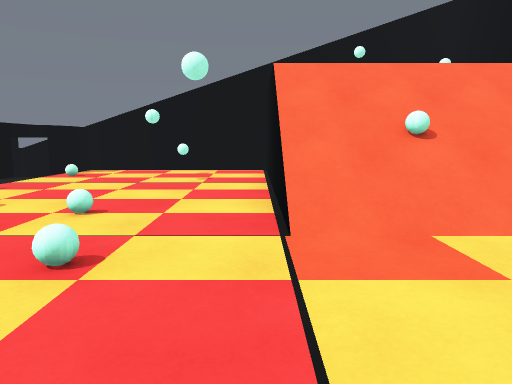
View 1 (above)

13 first-person views from a walk through a 3-D level made in the Unity game engine. The camera is 1.3 m above the floor, tilts 8° down and sees 70° across. The floor is counted in squares, 1 m on a side. Each view is taken from the middle of a square. On the plan, view 1 faces up. The plan holds only what a view shows up to about 15 squares ahead; the rest is blank. The place goes on beyond the plan. The player is left out. Surface patterns are stand-ins for the level's own textures.

View 2
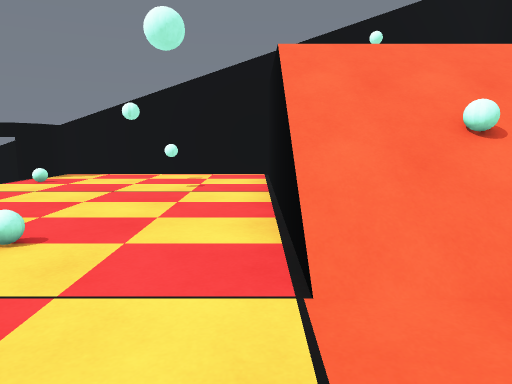

View 3
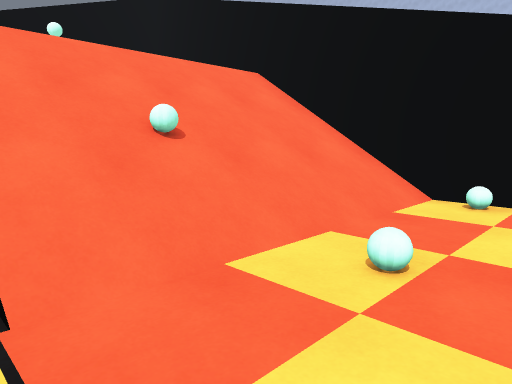

View 4
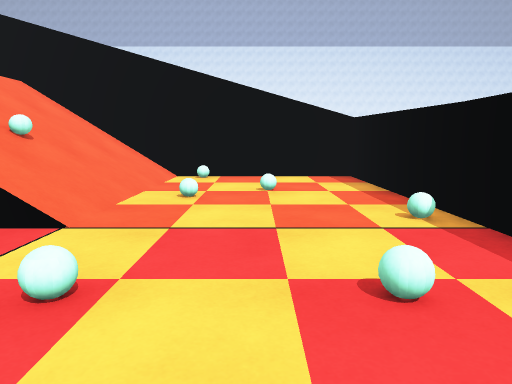

View 5
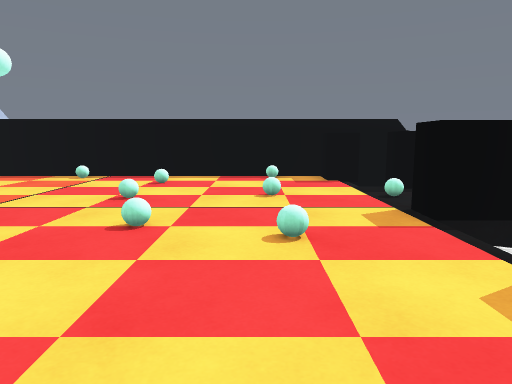

View 6
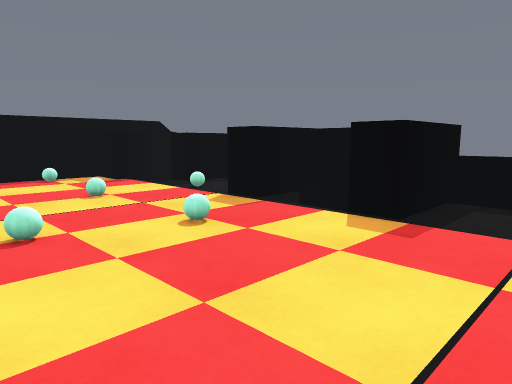

View 7
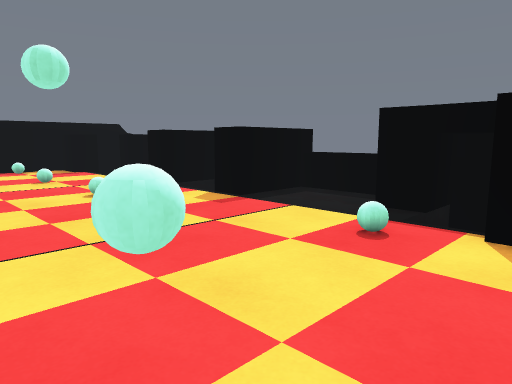

View 8
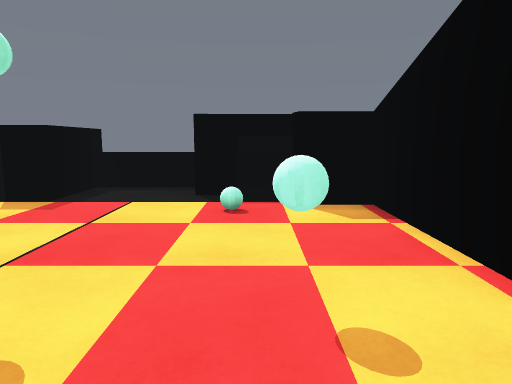

View 9
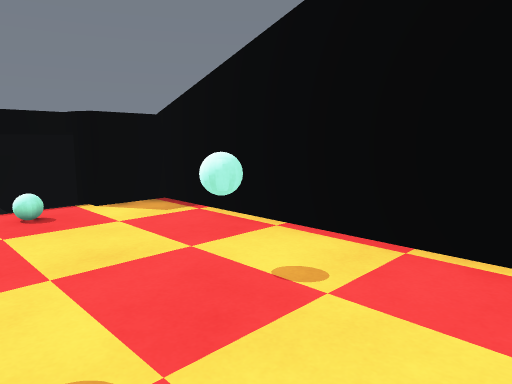

View 10
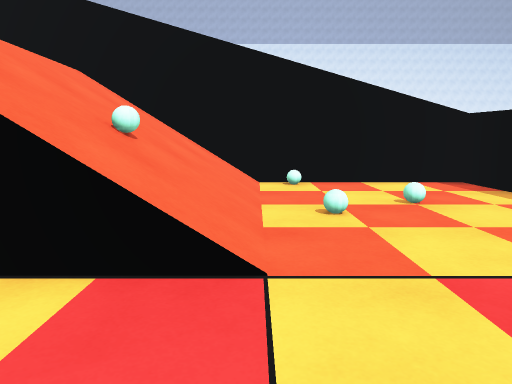

View 11
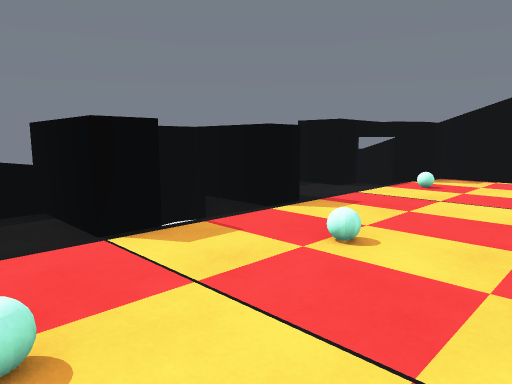

View 12
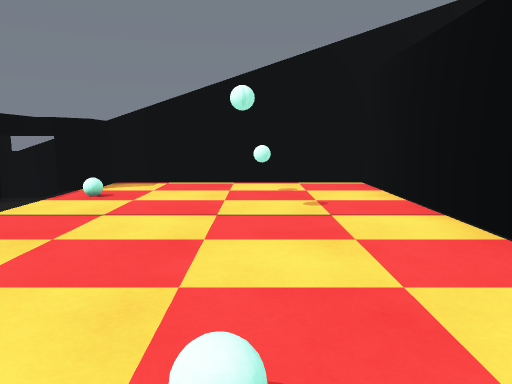

View 13
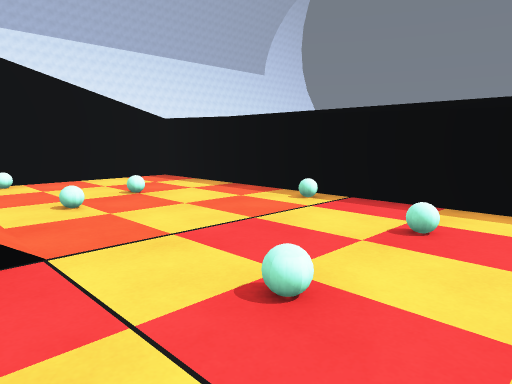

### Floor plan
Key: @ floor where view 1 was taken; # wall or solid block; . floor; / step, stairs or slope; = window, fence, low wall or low ledge; ^ raised ledge; v drop or lower ground; B ball; O other object.
Columns run from 11 left of view 1 to 9 right of it. Each row starts with its distance up from view 1.
 17     ########^#######
 16 ^vv #.......        #
 15 ^v ##.......       O#
 14 ^vvvB...B...        #
 13 ^##.........        #
 12 ^...........        #
 11 ^...........        #
 10 ^...........////////#
  9 ####........////////#
  8 ####........////////#
  7 ##=#..B.....//B/////#
  6 ####....B...////////#
  5 ####........////////#
  4 ^........B....B....B#
  3  ..B..B.............#
  2 ###.............B...#
  1   #=.....B..........#
  0   =##......@........#
 -1   ###B......B.......#
 -2  ####################

Where each view was taken, in squares from view 1:
view 1: 0 up, 0 right, facing up
view 2: 2 up, 0 right, facing up
view 3: 2 up, 0 right, facing up-right
view 4: 2 up, 5 left, facing right
view 5: 12 up, 5 left, facing down
view 6: 12 up, 2 left, facing down-left
view 7: 16 up, 2 left, facing down-left
view 8: 14 up, 0 right, facing left
view 9: 12 up, 0 right, facing up-left
view 10: 5 up, 3 left, facing right
view 11: 3 up, 3 left, facing up-left
view 12: 5 up, 3 left, facing up
view 13: 6 up, 4 left, facing down-right
